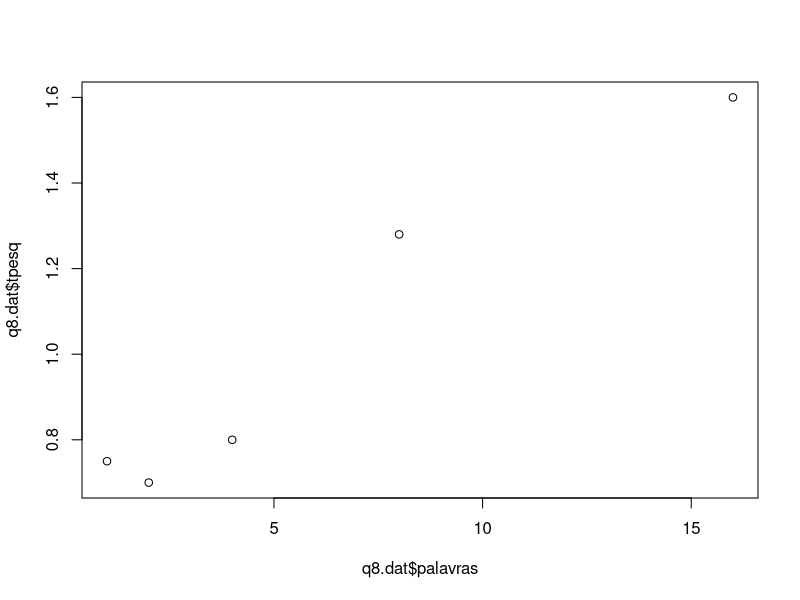
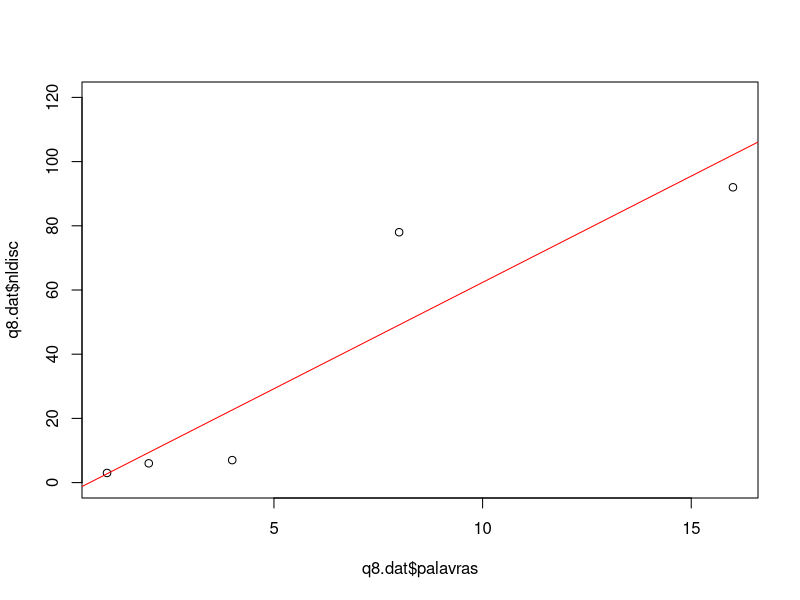
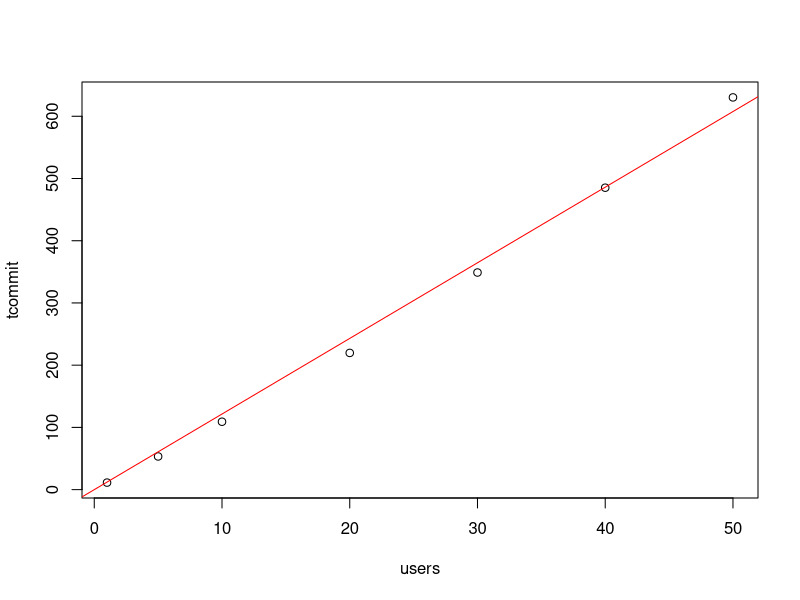
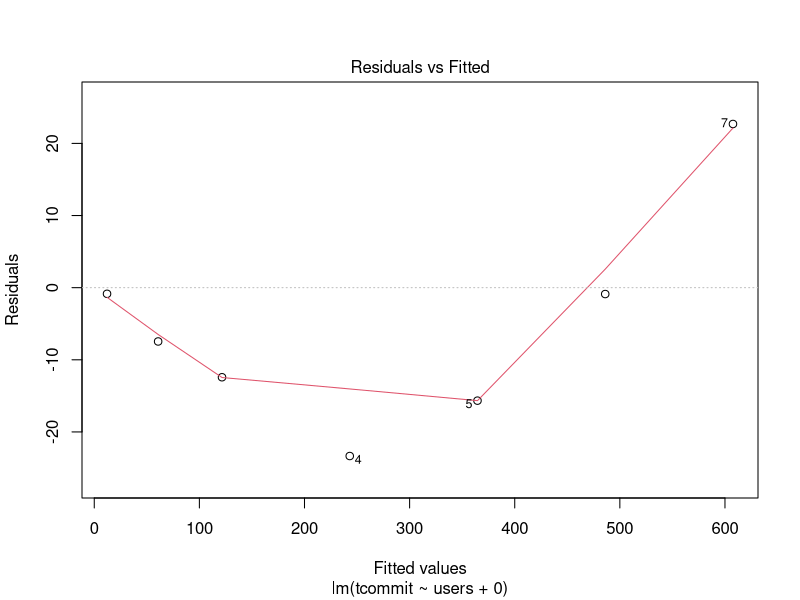
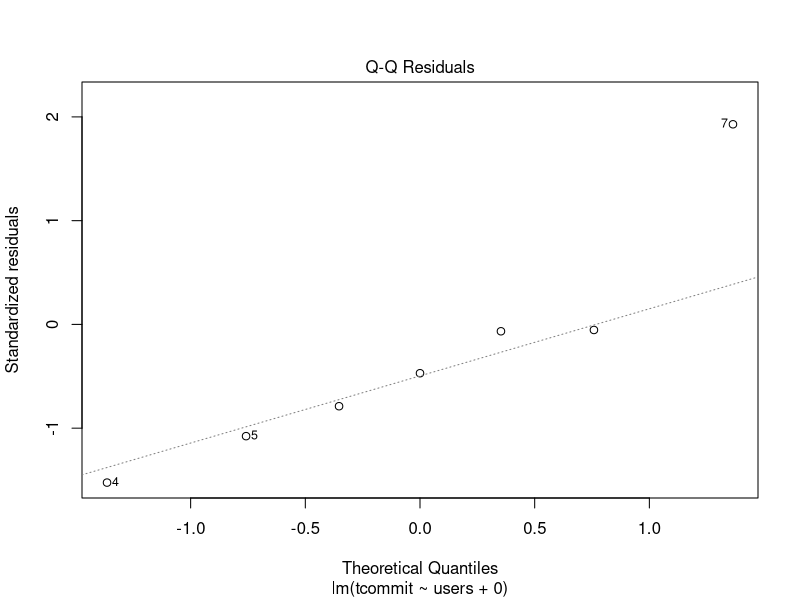
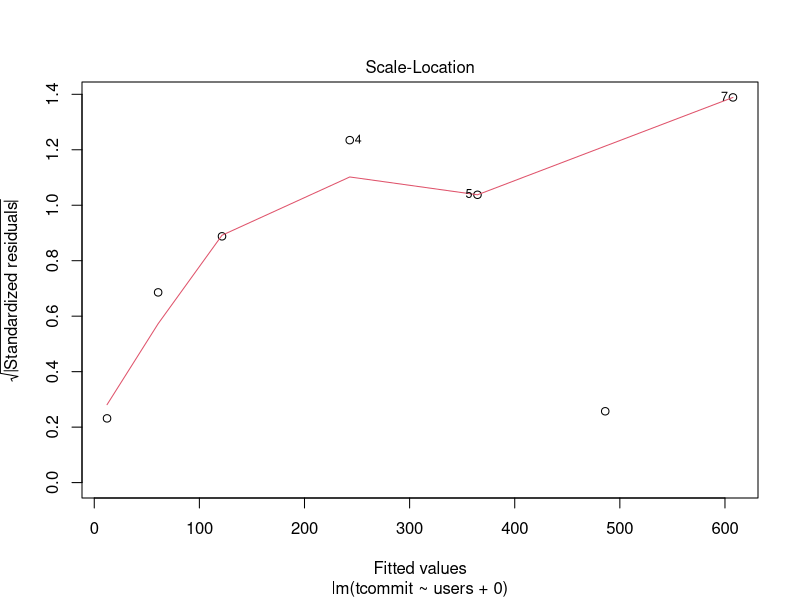
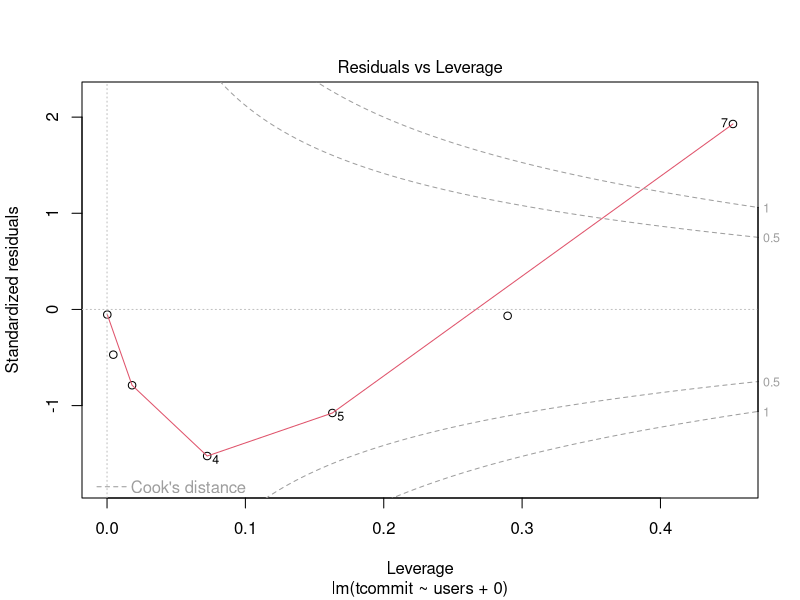
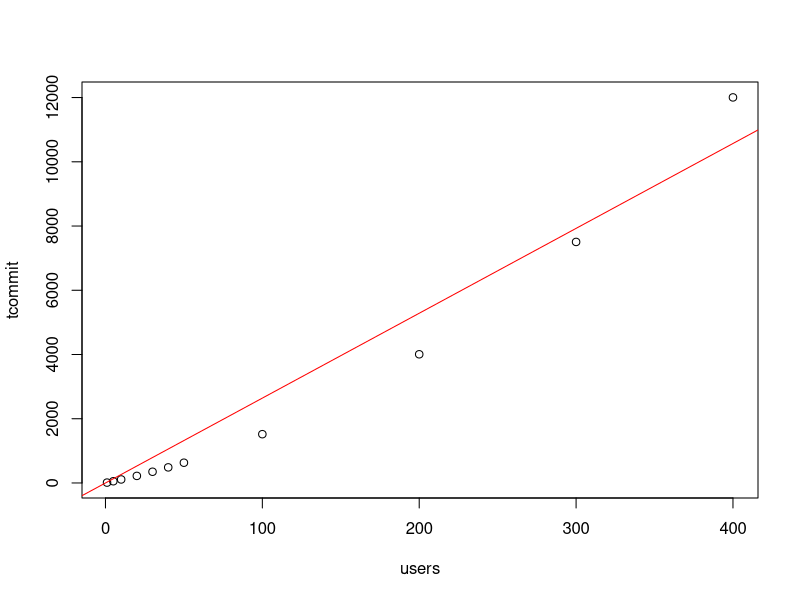

Generate these figures, in order, with R:
## ---- chunk 1

# create dataframe
# use predict
temposCpuMemo <- c(c(70, 2), c(75, 5), c(144, 7), c(190, 9), c(210, 10), c(235, 13), c(400, 20))
temposCpuMemo

## ---- chunk 2

# create dataframe
# use predict
q7.dat = read.table('q7.dat', header = TRUE)
q7.dat

cor(q7.dat)

q7.dat.lm = lm(tpesq ~ dias, data = q7.dat)
q7.dat.lm

summary(q7.dat.lm)

confint(q7.dat.lm)
# São coeficientes significativos pois nenhum deles abrange o 0


#plot(q7.dat.lm)

## ---- chunk 3

# create dataframe
# use predict
q8.dat = read.table('q8.dat', header = TRUE)
q8.dat

cor(q8.dat)

plot(q8.dat$palavras, q8.dat$tpesq)
q8.dat.lm = lm(tpesq ~ palavras, data = q8.dat)
q8.dat.lm

summary(q8.dat.lm)

confint(q8.dat.lm)
# São coeficientes significativos pois nenhum deles abrange o 0


#plot(q8.dat.lm)

## ---- chunk 4
#plot(q8.dat$palavras, q8.dat$nldisc)
lm9 <- lm(nldisc ~ palavras, q8.dat)
lm9

plot(q8.dat$palavras, q8.dat$nldisc, ylim=c(0, 120))
abline(lm9, col='red')

confint(lm9)
# termo independendte(Intercept) pra 95% do intervalo de confiança não passa, mas as palavras passam
confint(lm9, level=0.99)
#para 99% de confiança nenhum dos 2 passam, pois os dois intervalos contem o valor 0
## ---- chunk 5
q10.dat = read.table('q10.dat', header = TRUE)
q10.dat

lm10 <- lm(tcommit ~ users + 0, q10.dat)
lm10

summary(lm10)

plot(q10.dat) # ylim=c(0, 120)
abline(lm10, col='red')

cor(q10.dat)
confint(lm10)
confint(lm10, level=0.99)
# termo independendte(Intercept) pra 95% do intervalo de confiança não passa, mas as palavras passam
#para 99% de confiança nenhum dos 2 passam, pois os dois intervalos contem o valor 0

(predicted250 = predict(lm10, newdata=data.frame(users=c(250))))

plot(lm10)
## ---- chunk 6
q11.dat = data.frame(users=c(q10.dat$users, 100, 200, 300, 400), tcommit=c(q10.dat$tcommit, 1518.6, 4006.4, 7504.6, 12004.4))
q11.dat

lm11 = lm(tcommit ~ users + 0, q11.dat)
lm11

summary(lm11)
# Multiple R-squared:  0.9715 R e proximo de 1, entao ta bacana

plot(q11.dat) # ylim=c(0, 120)
abline(lm11, col='red')

cor(q10.dat)
confint(lm10)
confint(lm10, level=0.99)
## ---- chunk 7
q12.dat = read.table('q12.dat', header = TRUE)
q12.dat

lm12.full = lm(tempo ~ users + utilizacao + tamanho + utilizacao, q12.dat)
lm12.full

summary(lm12.full)

# Step back quant menor o AIC, melhor o modelo

lm12 = lm(tempo ~ users, q12.dat)
lm12

summary(lm12)

plot(q12.dat) # ylim=c(0, 120)
abline(lm12, col='red')

cor(q12.dat)
confint(lm12)
confint(lm12, level=0.99)
## ---- chunk 8
q13.dat = read.table('q13.dat', header = TRUE)
q13.dat

lm13 = lm(memory ~ users, q13.dat)
lm13

summary(lm13)

plot(q13.dat) # ylim=c(0, 120)
abline(lm13, col='red')

cor(q13.dat)
confint(lm13)
confint(lm13, level=0.99)
## ---- chunk 9
q14.dat = read.table('q14.dat', header = TRUE)
q14.dat

lm14 = lm(time ~ processors, q14.dat)
lm14

summary(lm14)

plot(q14.dat) # ylim=c(0, 120)
abline(lm14, col='red')

cor(q14.dat)
confint(lm14)
confint(lm14, level=0.99)

(predict4Processors = predict(lm14, newdata=data.frame(processors=c(4)), level = 0.9))

lm14.invert = lm(processors ~ time, q14.dat)
(predict5min = predict(lm14.invert, newdata=data.frame(time=c(300))))

#library(chemCal)

#(prediction <- inverse.predict(regres, 300)$Prediction)
## ---- chunk 10
q15.dat = read.table('trender.dat', header = TRUE)
q15.dat

lm15 = lm(tempo ~ nobj, q15.dat)
lm15

summary(lm15)

plot(q15.dat) # ylim=c(0, 120)
abline(lm15, col='red')

cor(q15.dat)
confint(lm15)
confint(lm(tempo ~ nobj, q15.dat), level=0.99)

#(predict4Processors = predict(lm14, newdata=data.frame(processors=c(4)), level = \calc0.9))

#lm14.invert = lm(processors ~ time, q14.dat)
#(predict5min = predict(lm14.invert, newdata=data.frame(time=c(540))))
